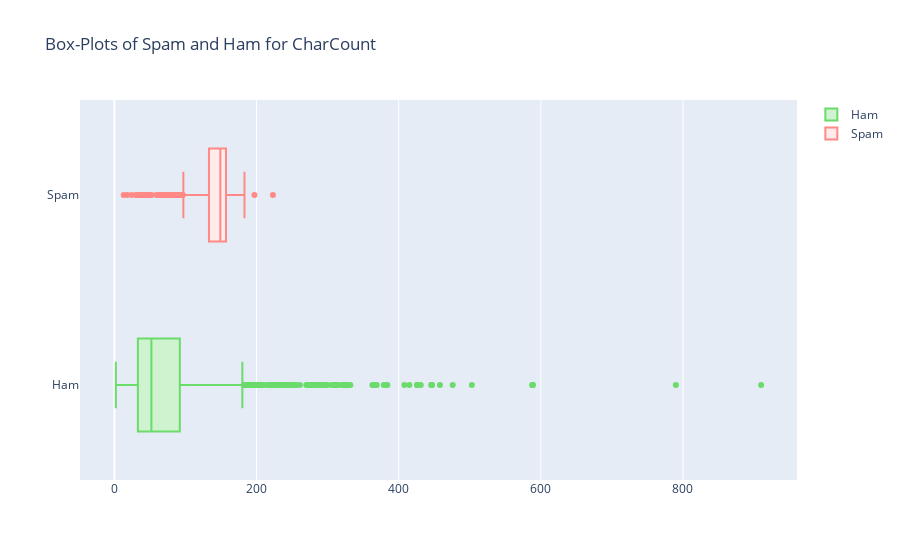
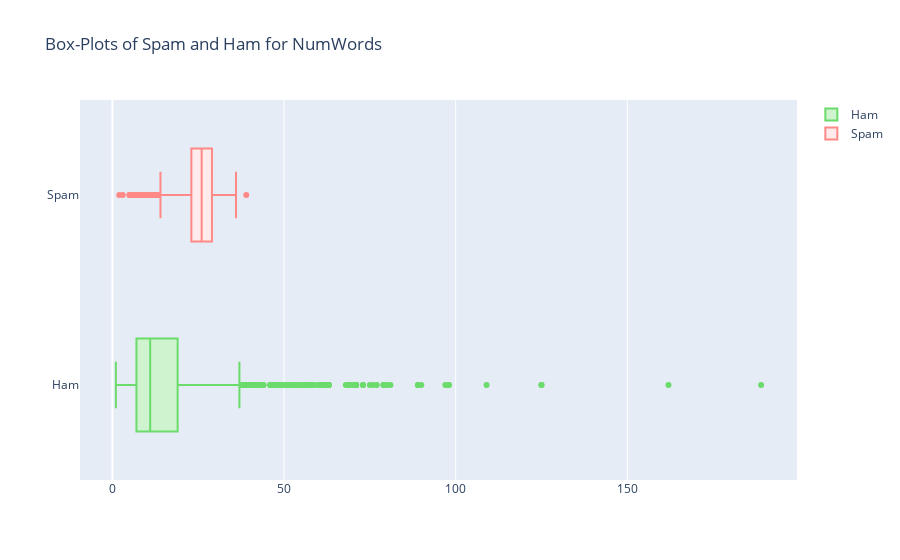
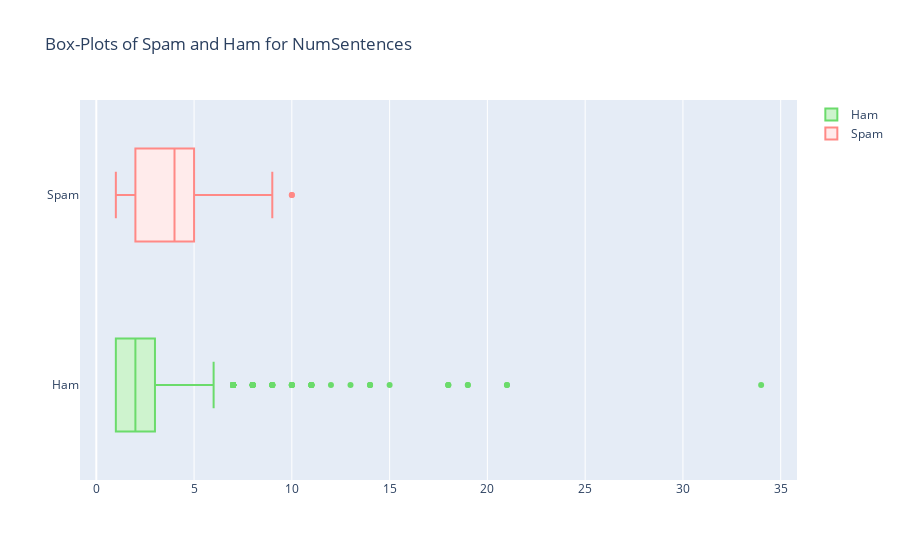

Notebook source saved alongside these figures, in order:
### Markdown cell above
Above is our own function to generate the box-plots for the various features, with each chart having both the spam and ham box plot plotted together to show the distribution of data.

### Code cell
# Call function to generate Box-Plots for CharCount, NumWords and NumSentences

genBoxPlot('CharCount')
genBoxPlot('NumWords')
genBoxPlot('NumSentences')

### Figure 1 — Plotly figure (JSON) as saved in the notebook; plotly's stock layout.template omitted (floating-point values rounded to 4 significant figures; data arrays with more than 128 entries replaced by an {"elided": "..."} marker saying what was removed)
{"data": [{"fillcolor": "#CEF3CE", "line": {"color": "#6BDB6B"}, "name": "Ham", "orientation": "h", "type": "box", "x": {"elided": "5574 int values"}}, {"fillcolor": "#FFEBEB", "line": {"color": "#FF8986"}, "name": "Spam", "orientation": "h", "type": "box", "x": {"elided": "5574 int values"}}], "layout": {"title": {"text": "Box-Plots of Spam and Ham for CharCount"}}}

### Figure 2 — Plotly figure (JSON) as saved in the notebook; plotly's stock layout.template omitted (floating-point values rounded to 4 significant figures; data arrays with more than 128 entries replaced by an {"elided": "..."} marker saying what was removed)
{"data": [{"fillcolor": "#CEF3CE", "line": {"color": "#6BDB6B"}, "name": "Ham", "orientation": "h", "type": "box", "x": {"elided": "5574 int values"}}, {"fillcolor": "#FFEBEB", "line": {"color": "#FF8986"}, "name": "Spam", "orientation": "h", "type": "box", "x": {"elided": "5574 int values"}}], "layout": {"title": {"text": "Box-Plots of Spam and Ham for NumWords"}}}

### Figure 3 — Plotly figure (JSON) as saved in the notebook; plotly's stock layout.template omitted (floating-point values rounded to 4 significant figures; data arrays with more than 128 entries replaced by an {"elided": "..."} marker saying what was removed)
{"data": [{"fillcolor": "#CEF3CE", "line": {"color": "#6BDB6B"}, "name": "Ham", "orientation": "h", "type": "box", "x": {"elided": "5574 int values"}}, {"fillcolor": "#FFEBEB", "line": {"color": "#FF8986"}, "name": "Spam", "orientation": "h", "type": "box", "x": {"elided": "5574 int values"}}], "layout": {"title": {"text": "Box-Plots of Spam and Ham for NumSentences"}}}
